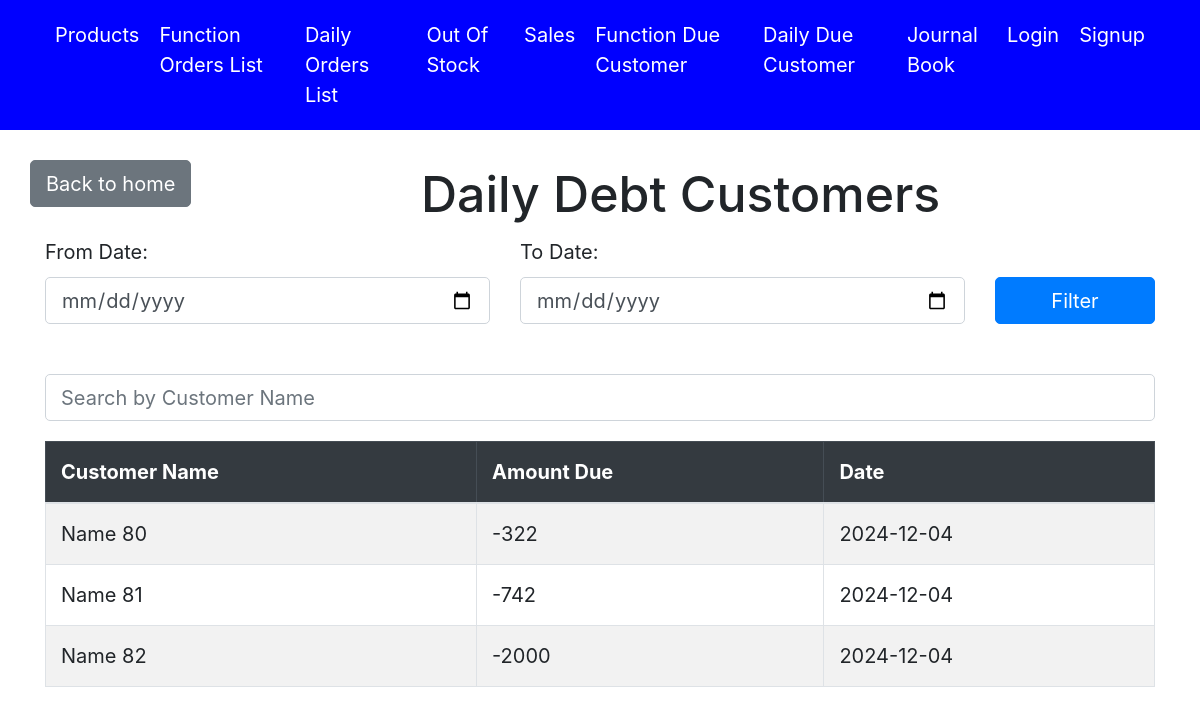
/daily/debt/customers/, run on an earlier commit of the app's database.
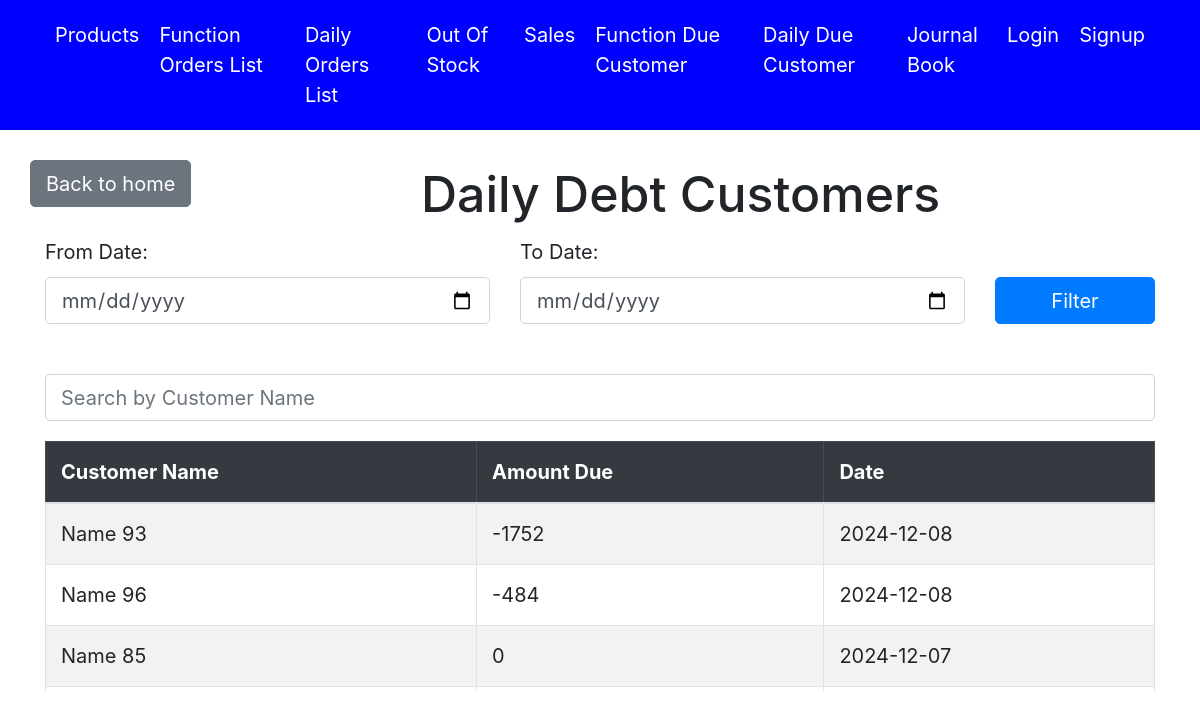
And on a later commit of the database.
### accounts/models.py (models this page shows, shortened)
class Orders(models.Model):
    name = models.CharField(max_length=255)
    date = models.DateField(default=timezone.now)
    is_function = models.BooleanField(default=True)

### accounts/views.py (the view)
# urls.py: path('daily/debt/customers/', views.daily_debt_customer_list, name='daily_debt_customer_list'),
def daily_debt_customer_list(request):
    from_date_str  = request.GET.get('from_date')
    to_date_str  = request.GET.get('to_date')
    debt_cust = daily_get_orders_with_pending_balance(request,is_function = False)
    formatted_debt_cust = []
    for row in debt_cust:
        date = row[2]
        debt_customer_data = {
            'order_id': row[0],
            'pending_amount': int(row[1]),
            'date': date,
            'name': row[3],
        }
        formatted_debt_cust.append(debt_customer_data)
    from_date = datetime.strptime(from_date_str, '%Y-%m-%d').date() if from_date_str else None
    to_date = datetime.strptime(to_date_str , '%Y-%m-%d').date() if to_date_str  else None
    if from_date:
        formatted_debt_cust = [
            customer for customer in formatted_debt_cust if customer['date'] >= from_date
        ]
    if to_date:
        formatted_debt_cust = [
            customer for customer in formatted_debt_cust if customer['date'] <= to_date
        ]
    today = datetime.today().date()
    formatted_debt_cust.sort(key=lambda x: (x['date'] != today, x['date']), reverse=True)
    context = {
        'debt_customers': formatted_debt_cust,  # List of dicts for easy template access
        'from_date': from_date_str,
        'to_date': to_date_str
    }
    return render(request, 'daily_list_debt_customers.html', context)

### accounts/views.py (called while the page is built)
def daily_get_orders_with_pending_balance(obj,is_function=False):
  with connection.cursor() as cursor:
    cursor.execute("""
      SELECT e.*, f.date, f.name
FROM (
    SELECT c.orders_id, IFNULL(d.paid_amount, 0) - c.order_amount AS pending_amount
    FROM (
        SELECT a.orders_id, SUM(a.quantity * b.Retail_price) AS order_amount
        FROM accounts_orderitems a
        JOIN accounts_product b ON a.product_id = b.id
        GROUP BY a.orders_id
    ) c
    LEFT JOIN (
        SELECT order_id_id, SUM(amount) AS paid_amount
        FROM accounts_payment
        GROUP BY order_id_id
    ) d ON c.orders_id = d.order_id_id
) e
JOIN accounts_orders f ON e.orders_id = f.id
WHERE e.pending_amount < 0
AND f.is_function = %s;
    """,[is_function])
    rows = cursor.fetchall()
    return rows

### accounts/templates/daily_list_debt_customers.html (shortened to what this page needs)
{% extends 'base.html' %}
{% block content %}
<head>
</head>
<body>
    <div class="row align-items-center mt-4">
        <div class="text-center mb-4">
            <a href="{% url 'home' %}" class="btn btn-secondary">Back to home</a>
        </div>
        <div class="col text-center">
            <h1>Daily Debt Customers</h1>
        </div>
    </div>
    <form method="get" class="mb-4">
        <div class="row">
            <div class="col-md-5 mb-3">
                <label for="from_date" class="form-label">From Date:</label>
                <input type="date" name="from_date" class="form-control" id="from_date" value="{{ request.GET.from_date }}">
            </div>
            <div class="col-md-5 mb-3">
                <label for="to_date" class="form-label">To Date:</label>
                <input type="date" name="to_date" class="form-control" id="to_date" value="{{ request.GET.to_date }}">
            </div>
            <div class="col-md-2 mb-3 d-flex align-items-end">
                <button type="submit" class="btn btn-primary w-100">Filter</button>
            </div>
        </div>
    </form>
    <div class="search-bar">
        <input type="text" id="searchCustomer" class="form-control" placeholder="Search by Customer Name" onkeyup="searchCustomers()">
    </div>
    <div class="table-wrapper">
        <div class="table-responsive">
            <table class="table table-bordered table-striped" id="customerTable">
                <thead class="table-dark">
                    <tr>
                        <th>Customer Name</th>
                        <th>Amount Due</th>
                        <th>Date</th>
                    </tr>
                </thead>
                <tbody>
                    {% for debt_customer in debt_customers %}
                        <tr class="customer-row">
                            <td>{{ debt_customer.name }}</td>
                            <td>{{ debt_customer.pending_amount }}</td>
                            <td>{{ debt_customer.date|date:"Y-m-d" }}</td>
                        </tr>
                    {% empty %}
                        <tr>
                            <td colspan="3" class="text-center">No debt customers found</td>
                        </tr>
                    {% endfor %}
                </tbody>
            </table>
        </div>
    </div>
</body>
{% endblock %}

What changed in the data, as far as the page shows it:
no longer on this page (row unchanged): Orders: name "Name 80", pending_amount "-322", date "2024-12-04"
no longer on this page (row unchanged): Orders: name "Name 81", pending_amount "-742", date "2024-12-04"
no longer on this page (row unchanged): Orders: name "Name 82", pending_amount "-2000", date "2024-12-04"
added Orders: name "Name 93", pending_amount "-1752", date "2024-12-08"
added Orders: name "Name 96", pending_amount "-484", date "2024-12-08"
added Orders: name "Name 85", pending_amount "0", date "2024-12-07"
